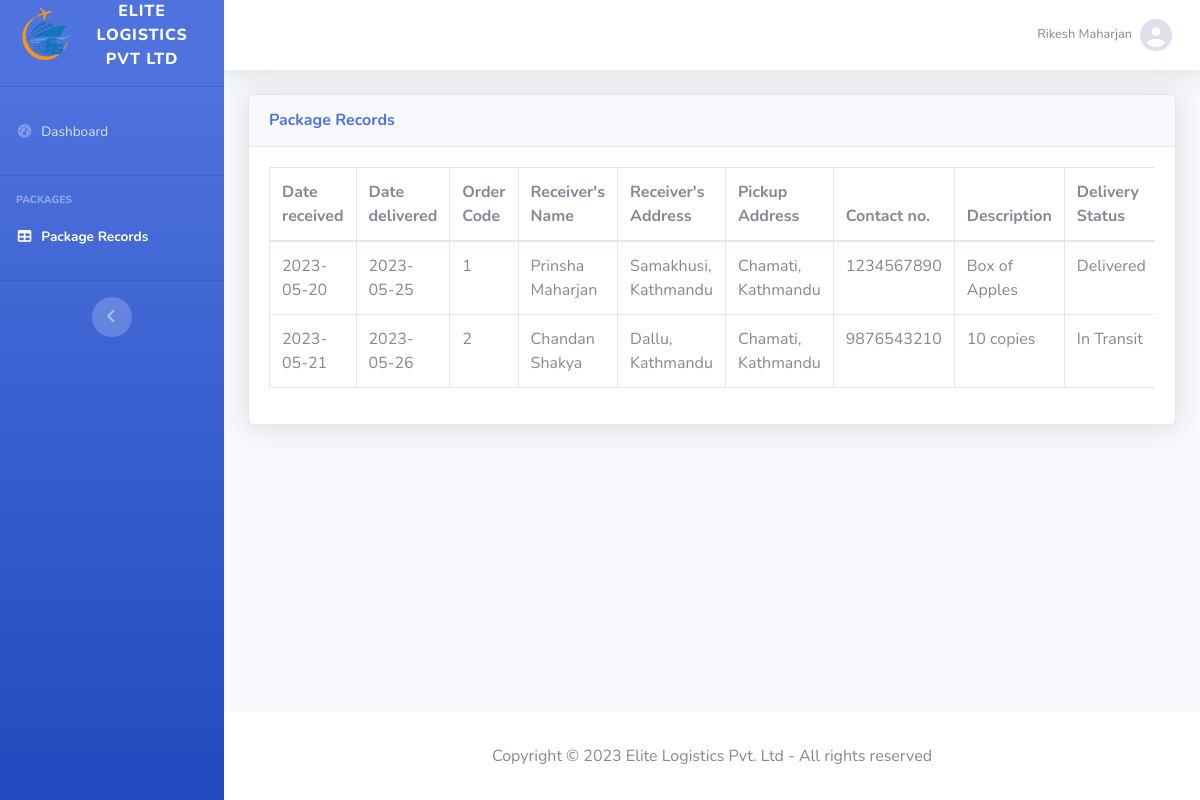
Page /user_package_records.php (signed in) on the committed database.
### tables this page shows
CREATE TABLE account_details (
  account_id INT PRIMARY KEY AUTO_INCREMENT,
  serial_no INT NOT NULL,
  name VARCHAR(100) NOT NULL,
  email VARCHAR(100) NOT NULL,
  password VARCHAR(320) NOT NULL,
  phone_no VARCHAR(20) NOT NULL,
  type_id INT,
  created_on DATE NOT NULL,
  default_location VARCHAR(255) NOT NULL,
  INDEX idx_name (name),
  FOREIGN KEY (type_id) REFERENCES account_type (type_id) ON DELETE CASCADE
);

CREATE TABLE package_details (
  order_code INT PRIMARY KEY AUTO_INCREMENT,
  account_id INT,
  receiver_id INT,
  delivery_rider_id INT,
  date_received DATE,
  date_delivered DATE,
  delivery_status_id INT,
  description VARCHAR(255),
  INDEX idx_account_id (account_id),
  INDEX idx_receiver_id (receiver_id),
  INDEX idx_delivery_rider_id (delivery_rider_id),
  INDEX idx_delivery_status_id (delivery_status_id),
  FOREIGN KEY (account_id) REFERENCES account_details (account_id) ON DELETE CASCADE,
  FOREIGN KEY (receiver_id) REFERENCES receiver_details (receiver_id) ON DELETE CASCADE,
  FOREIGN KEY (delivery_rider_id) REFERENCES account_details (account_id) ON DELETE CASCADE,
  FOREIGN KEY (delivery_status_id) REFERENCES delivery_status (status_id) ON DELETE CASCADE
);

CREATE TABLE receiver_details (
  receiver_id INT PRIMARY KEY AUTO_INCREMENT,
  name VARCHAR(100) NOT NULL,
  phone_no VARCHAR(20) NOT NULL,
  INDEX idx_name (name)
);

CREATE TABLE address_details (
  address_id INT PRIMARY KEY AUTO_INCREMENT,
  order_code INT,
  address_type_id INT,
  address VARCHAR(255) NOT NULL,
  INDEX idx_order_code (order_code),
  INDEX idx_address_type_id (address_type_id),
  FOREIGN KEY (order_code) REFERENCES package_details (order_code) ON DELETE CASCADE,
  FOREIGN KEY (address_type_id) REFERENCES address_type (address_type_id) ON DELETE CASCADE
);

CREATE TABLE delivery_status (
  status_id INT PRIMARY KEY AUTO_INCREMENT,
  status_name ENUM('Pending for approval', 'Waiting for pickup', 'In Transit', 'Delivered', 'Canceled') NOT NULL,
  INDEX idx_status_name (status_name)
);

### user_package_records.php (called while the page is built, shortened)
<?php
$cssFiles = ['dashboard.css'];
include 'php/connection.php';
include 'php/page_header.php';
include 'php/dashboard_check.php';
include 'php/dashboard_main.php';
include 'php/page_footer.php';
?>

### php/dashboard_check.php (called while the page is built, shortened)
<?php
$accountId = $_SESSION['account_id'];
$stmt = $pdo->prepare("SELECT type_id,name,email,phone_no,default_location FROM account_details WHERE account_id = :accountId");
$stmt->bindParam(':accountId', $accountId);
$stmt->execute();
$user = $stmt->fetch(PDO::FETCH_ASSOC);
$userType = $user['type_id'];
?>

### php/user_package_records_content.php (the view)
<div class="card shadow mb-4">
    <div class="card-header py-3">
        <h6 class="m-0 font-weight-bold text-primary">Package Records</h6>
    </div>
    <div class="card-body">
        <div class="table-responsive">
            <table class="table table-bordered" id="dataTable" width="100%" cellspacing="0">
                <thead>
                    <tr>
                        <th>Date received</th>
                        <th>Date delivered</th>
                        <th>Order Code</th>
                        <th>Receiver's Name</th>
                        <th>Receiver's Address</th>
                        <th>Pickup Address</th>
                        <th>Contact no.</th>
                        <th>Description</th>
                        <th>Delivery Status</th>
                    </tr>
                </thead>
                <tbody>
                    <?php
                    $sql = "SELECT pd.date_received, pd.date_delivered,pd.description, pd.order_code, rd.name AS receiver_name, ad.address AS receiver_address, ad2.address AS pickup_address, rd.phone_no AS receiver_phone, ds.status_name AS delivery_status FROM package_details pd JOIN account_details ad1 ON pd.account_id = ad1.account_id JOIN receiver_details rd ON pd.receiver_id = rd.receiver_id JOIN address_details ad ON pd.order_code = ad.order_code AND ad.address_type_id = 2 JOIN address_details ad2 ON pd.order_code = ad2.order_code AND ad2.address_type_id = 1 JOIN delivery_status ds ON pd.delivery_status_id = ds.status_id WHERE pd.account_id = :account_id";
                    $stmt = $pdo->prepare($sql);
                    $stmt->bindParam(':account_id', $accountId, PDO::PARAM_INT);
                    $stmt->execute();
                    $packageData = $stmt->fetchAll(PDO::FETCH_ASSOC);
                    foreach ($packageData as $package) {
                        echo '<tr>';
                        echo '<td>' . $package['date_received'] . '</td>';
                        echo '<td>' . $package['date_delivered'] . '</td>';
                        echo '<td>' . $package['order_code'] . '</td>';
                        echo '<td>' . $package['receiver_name'] . '</td>';
                        echo '<td>' . $package['receiver_address'] . '</td>';
                        echo '<td>' . $package['pickup_address'] . '</td>';
                        echo '<td>' . $package['receiver_phone'] . '</td>';
                        echo '<td>' . $package['description'] . '</td>';
                        echo '<td>' . $package['delivery_status'] . '</td>';
                        echo '</tr>';
                    }
                    ?>
                </tbody>
            </table>
        </div>
    </div>
</div>

### php/page_header.php (shortened to what this page needs)
<!DOCTYPE html>
<html lang="en">
<head>
    <?php if (isset($cssFiles) && is_array($cssFiles)): ?>
        <?php foreach ($cssFiles as $cssFile): ?>
            <link rel="stylesheet" href="styles/<?php echo $cssFile; ?>">
        <?php endforeach; ?>
    <?php endif; ?>

### php/dashboard_main.php (shortened to what this page needs)
<?php
$currentPage = basename($_SERVER['PHP_SELF'], ".php");
?>
</head>
<body id="page-top">
    <div id="wrapper">
        <ul class="navbar-nav bg-gradient-primary sidebar sidebar-dark accordion" id="accordionSidebar">
            <li>
                <a class="sidebar-brand d-flex align-items-center justify-content-center" href="index.php">
                    <div class="sidebar-brand-icon">
                        <img src="images/logo.svg" alt="Logo" width="60vw">
                    </div>
                    <div class="sidebar-brand-text mx-3">Elite Logistics Pvt Ltd</div>
                </a>
            </li>
            <li class="sidebar-divider my-0">
                <hr>
            </li>
            <li class="nav-item <?php echo ($currentPage === 'dashboard') ? 'active' : ''; ?>">
                <a class="nav-link" href="dashboard.php">
                    <i class="fas fa-fw fa-tachometer-alt"></i>
                    <span>Dashboard</span>
                </a>
            </li>
            <li class="sidebar-divider">
                <hr>
            </li>
            <?php if ($userType != 3): ?>
                <li class="sidebar-heading">
                    Packages
                </li>
                <?php if ($userType == 1): ?>
                    <li class="nav-item <?php echo ($currentPage === 'user_package_records') ? 'active' : ''; ?>">
                        <a class="nav-link" href="user_package_records.php">
                            <i class="fas fa-fw fa-table"></i>
                            <span>Package Records</span>
                        </a>
                    </li>
                <?php endif; ?>
            <?php endif; ?>
            <li class="sidebar-divider d-none d-md-block">
                <hr>
            </li>
            <li class="text-center d-none d-md-inline">
                <button class="rounded-circle border-0" id="sidebarToggle" title="Toggle Sidebar">
                </button>
            </li>
        </ul>
        <div id="content-wrapper" class="d-flex flex-column">
            <div id="content">
                <nav class="navbar navbar-expand navbar-light bg-white topbar mb-4 static-top shadow">
                    <ul class="navbar-nav ml-auto">
                        <li class="nav-item dropdown no-arrow">
                            <a class="nav-link dropdown-toggle" href="#" id="userDropdown" role="button"
                                data-toggle="dropdown" aria-haspopup="true" aria-expanded="false">
                                <span class="mr-2 d-none d-lg-inline text-gray-600 small">
                                    <?php echo $user['name']; ?>
                                </span>
                                <i class="fas fa-user-circle fa-2x text-gray-300"></i>
                            </a>
                        </li>
                    </ul>
                </nav>
                <div class="container-fluid">
                    <?php
                    if ($currentPage === 'user_package_records'):
                        include 'user_package_records_content.php';
                    endif;
                    ?>
                </div>
            </div>
            <footer class="sticky-footer bg-white">
                <div class="container my-auto">
                    <div class="text-center my-auto">
                        <span>Copyright &copy;
                            <?php echo date('Y'); ?> Elite Logistics Pvt. Ltd - All rights reserved
                        </span>
                    </div>
                </div>
            </footer>
        </div>
    </div>

### php/page_footer.php (shortened to what this page needs)
</body>
</html>

### rows in the picture
account_details: name "Rikesh Maharjan"
package_details: date_received "2023-05-20", date_delivered "2023-05-25", order_code "1", receiver.name "Prinsha Maharjan", address_details.address "Samakhusi, Kathmandu", address_details.address "Chamati, Kathmandu", receiver.phone_no "1234567890", description "Box of Apples", delivery_status.status_name "Delivered"
package_details: date_received "2023-05-21", date_delivered "2023-05-26", order_code "2", receiver.name "Chandan Shakya", address_details.address "Dallu, Kathmandu", address_details.address "Chamati, Kathmandu", receiver.phone_no "9876543210", description "10 copies", delivery_status.status_name "In Transit"
